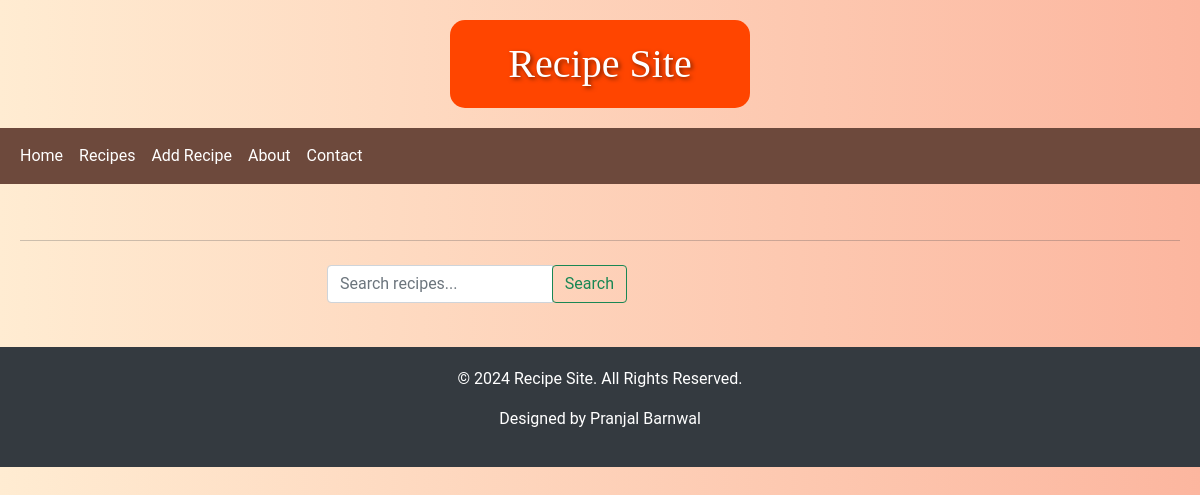
The page /recipesview/ on the database as committed earlier.
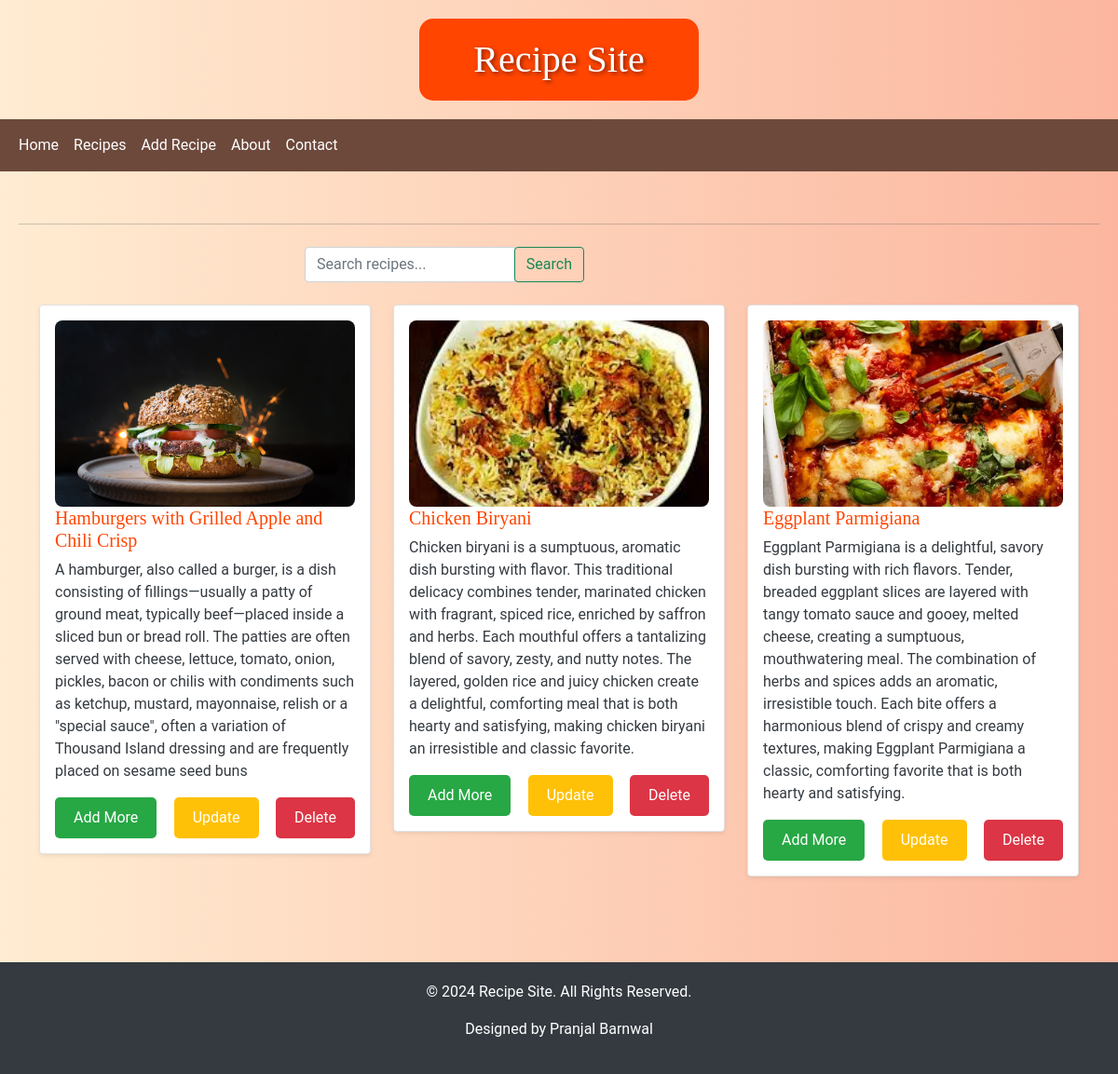
The same page on the database as committed later.
### vege/models.py (models this page shows, shortened)
class Recipe(models.Model):
    user= models.ForeignKey(User, on_delete=models.SET_NULL, null=True, blank=True)
    recipe_name = models.CharField(max_length=255)
    recipe_image =models.ImageField(upload_to="recipe")
    recipe_description = models.TextField()

### vege/views.py (the view)
# urls.py: path('recipesview/', recipesview, name="recipesview"),
def recipesview(request):
    queryset = Recipe.objects.all()
    if request.GET.get('search'):
        queryset=queryset.filter(recipe_name__icontains=request.GET.get('search'))
    context = {'recipes':queryset}
    return render(request, 'recipeviews.html', context)

### vege/templates/recipeviews.html
{% extends "base.html" %}
{% block start %}
<div class="container">
    <div class="row my-4 justify-content-center">
        <div class="col-md-6">
            <form class="form-inline justify-content-right">
                <div class="input-group" style="width: 300px;">
                    <input type="text" name="search" class="form-control" placeholder="Search recipes...">
                    <div class="input-group-append">
                        <button type="submit" class="btn btn-outline-success">Search</button>
                    </div>
                </div>
            </form>
        </div>
    </div>
    <div class="row">
        {% for recipe in recipes %}
        <div class="col-md-4 mb-4">
            <div class="recipe-card shadow-sm p-3 mb-5 bg-white rounded">
                <div class="recipe-image-container">
                    <img src="{{recipe.recipe_image.url}}" alt="Recipe Image" class="recipe-image img-fluid mb-3">
                </div>
                <h3>{{recipe.recipe_name}}</h3>
                <p>{{recipe.recipe_description}}</p>
                <div class="d-flex justify-content-between mt-3">
                    <a href="/recipeadd/" class="btn btn-add-more">Add More</a>
                    <a href="/update_recipe/{{recipe.id}}" class="btn btn-update">Update</a>
                    <a href="/del_recipe/{{recipe.id}}" class="btn btn-delete">Delete</a>
                </div>
            </div>
        </div>
        {% endfor %}
    </div>
</div>
{% endblock %}

### home/templates/base.html (shortened to what this page needs)
<!DOCTYPE html>
<html lang="en">
<head>
    <link href="https://cdn.jsdelivr.net/npm/bootstrap@5.0.2/dist/css/bootstrap.min.css" rel="stylesheet">
</head>
<body>
    <header>
        <h1>Recipe Site</h1>
    </header>
    <nav class="navbar navbar-expand-lg navbar-custom">
        <div class="container-fluid">
            <div class="collapse navbar-collapse" id="navbarNav">
                <ul class="navbar-nav">
                    <li class="nav-item">
                        <a class="nav-link" href="/">Home</a>
                    </li>
                    <li class="nav-item">
                        <a class="nav-link" href="/recipesview/">Recipes</a>
                    </li>
                    <li class="nav-item">
                        <a class="nav-link" href="/recipeadd/">Add Recipe</a>
                    </li>
                    <li class="nav-item">
                        <a class="nav-link" href="/about/">About</a>
                    </li>
                    <li class="nav-item">
                        <a class="nav-link" href="/contact/">Contact</a>
                    </li>
                </ul>
            </div>
        </div>
    </nav>
    <div class="content">
        <hr>
        {% block start %}
        {% endblock %}
    </div>
    <footer>
        <p>&copy; 2024 Recipe Site. All Rights Reserved.</p>
        <p>Designed by Pranjal Barnwal</p>
    </footer>
</body>
</html>

### home/templates/base.html (style rules this page uses)
h1 { text-align: center; }
header { background-color: #ff4500; padding: 20px 0; color: #fff; text-align: center; font-family: 'Pacifico', cursive; font-size: 30px; text-shadow: 2px 2px 4px rgba(0, 0, 0, 0.5); max-width: 300px; margin: 20px auto; border-radius: 15px; }
header h1 { color: #fff; margin: 0; }
footer { background-color: #343a40; padding: 20px 0; color: #fff; text-align: center; }
.navbar-custom { background-color: #6d493c; }
.navbar-custom .navbar-brand, .navbar-custom .nav-link { color: #fff; }
.content { margin-top: 20px; padding: 20px; }
.recipe-card { border: 1px solid #e1e1e1; border-radius: 8px; padding: 15px; margin-bottom: 20px; background-color: #fff; }
.recipe-card h3 { font-family: 'Pacifico', cursive; font-size: 20px; color: #ff4500; }
.recipe-card p { color: #343a40; }
.recipe-card img { max-width: 100%; border-radius: 8px; }
body { background: linear-gradient(to right, #ffecd2 0%, #fcb69f 100%); font-family: 'Roboto', sans-serif; color: #343a40; }
.recipe-image-container { height: 200px; overflow: hidden; }
.recipe-image { width: 100%; height: 100%; object-fit: cover; object-position: center; }
.btn-add-more { background-color: #28a745; color: white; border: none; padding: 10px 20px; border-radius: 5px; cursor: pointer; transition: background-color 0.3s ease; }
.btn-delete { background-color: #dc3545; color: white; border: none; padding: 10px 20px; border-radius: 5px; cursor: pointer; transition: background-color 0.3s ease; }
.btn-update { background-color: #ffc107; color: white; border: none; padding: 10px 20px; border-radius: 5px; cursor: pointer; transition: background-color 0.3s ease; }

Rows that differ between the two databases and show on the page:
added Recipe: recipe_image (picture), recipe_name "Hamburgers with Grilled Apple and Chili Crisp", recipe_description "A hamburger, also called a burger, is a dish consisting of fillings—usually a patty of ground meat, typically beef—placed inside a sliced bun or bread roll. The patties are often served with cheese, lettuce, tomato, onion, pickles, bacon or chilis with condiments such as ketchup, mustard, mayonnaise, relish or a \"special sauce\", often a variation of Thousand Island dressing and are frequently placed on sesame seed buns"
added Recipe: recipe_image (picture), recipe_name "Chicken Biryani", recipe_description "Chicken biryani is a sumptuous, aromatic dish bursting with flavor. This traditional delicacy combines tender, marinated chicken with fragrant, spiced rice, enriched by saffron and herbs. Each mouthful offers a tantalizing blend of savory, zesty, and nutty notes. The layered, golden rice and juicy chicken create a delightful, comforting meal that is both hearty and satisfying, making chicken biryani an irresistible and classic favorite."
added Recipe: recipe_image (picture), recipe_name "Eggplant Parmigiana", recipe_description "Eggplant Parmigiana is a delightful, savory dish bursting with rich flavors. Tender, breaded eggplant slices are layered with tangy tomato sauce and gooey, melted cheese, creating a sumptuous, mouthwatering meal. The combination of herbs and spices adds an aromatic, irresistible touch. Each bite offers a harmonious blend of crispy and creamy textures, making Eggplant Parmigiana a classic, comforting favorite that is both hearty and satisfying."
